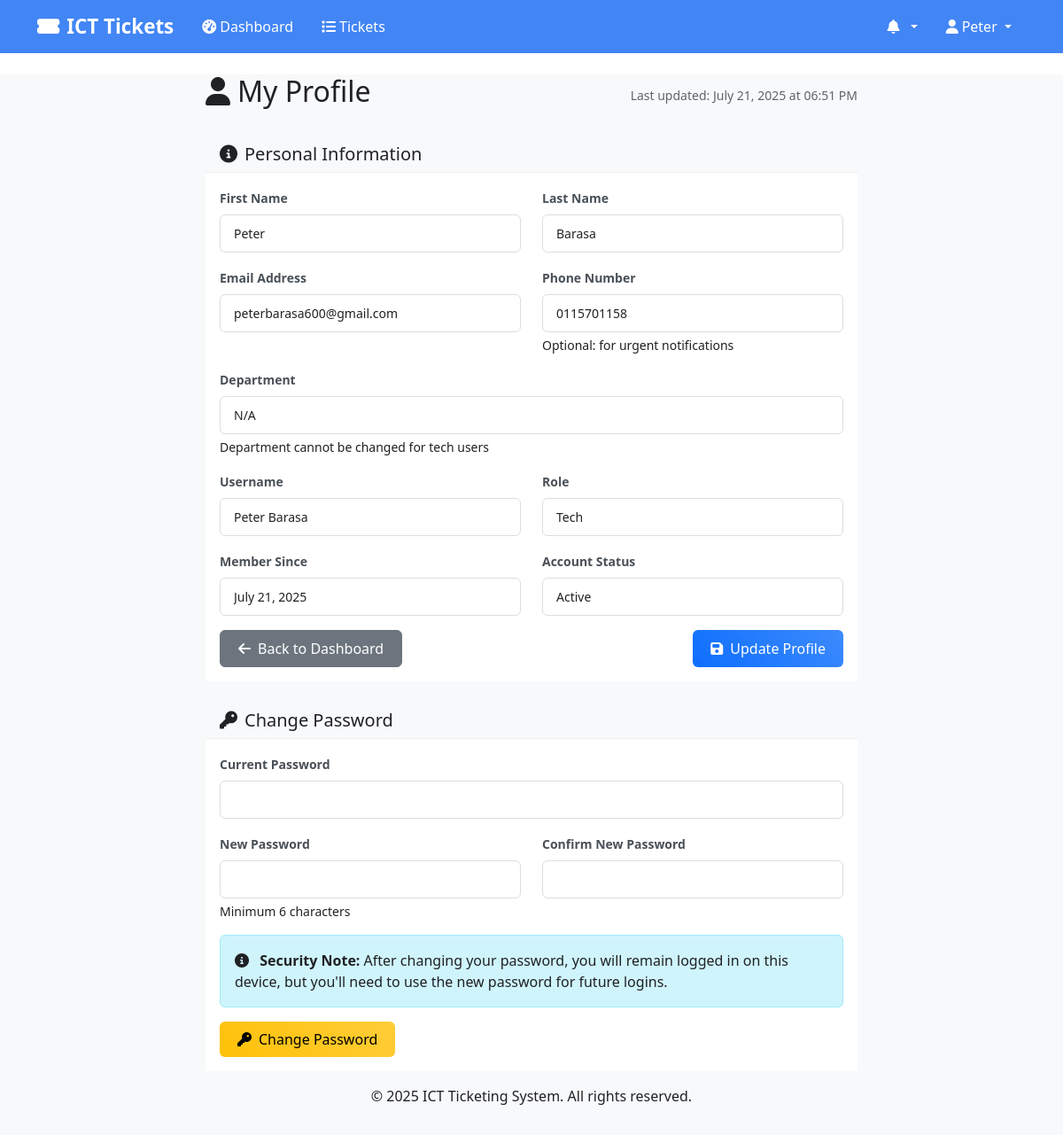
Screenshot of /profile (signed in) with the database file from the repository.
### models.py (models this page shows, shortened)
class User(UserMixin, db.Model):
    __tablename__ = 'users'
    id = db.Column(db.Integer, primary_key=True)
    username = db.Column(db.String(80), unique=True, nullable=False)
    email = db.Column(db.String(120), unique=True, nullable=False)
    phone = db.Column(db.String(20), nullable=True)
    password_hash = db.Column(db.String(256), nullable=False)
    first_name = db.Column(db.String(50), nullable=False)
    last_name = db.Column(db.String(50), nullable=False)
    role = db.Column(db.String(20), nullable=False)  # 'user', 'tech', 'admin'
    department_id = db.Column(db.Integer, db.ForeignKey('departments.id'), nullable=True)
    is_active = db.Column(db.Boolean, default=True)
    created_at = db.Column(db.DateTime, default=datetime.utcnow)
    updated_at = db.Column(db.DateTime, default=datetime.utcnow, onupdate=datetime.utcnow)
    department = db.relationship('Department', backref='users')
    created_tickets = db.relationship('Ticket', foreign_keys='Ticket.created_by_id', backref='creator')
    @property
    def full_name(self):
        return f"{self.first_name} {self.last_name}"

### routes.py (the view, shortened to what this page needs)
@app.route('/profile', methods=['GET', 'POST'])
@login_required
def profile():
    profile_form = ProfileForm(obj=current_user)
    password_form = ChangePasswordForm()
    if current_user.department_id:
        profile_form.department_id.data = current_user.department_id
    else:
        profile_form.department_id.data = 0
    return render_template('profile.html', profile_form=profile_form, password_form=password_form)

### templates/profile.html (shortened to what this page needs)
{% extends "base.html" %}
{% block content %}
<div class="container">
    <div class="row justify-content-center">
        <div class="col-lg-8">
            <div class="d-flex justify-content-between align-items-center mb-4">
                <h2><i class="fas fa-user me-2"></i>My Profile</h2>
                <div class="text-muted">
                    <small>Last updated: {{ current_user.updated_at.strftime('%B %d, %Y at %I:%M %p') }}</small>
                </div>
            </div>
            <div class="card mb-4">
                <div class="card-header bg-primary text-white">
                    <h5 class="mb-0"><i class="fas fa-info-circle me-2"></i>Personal Information</h5>
                </div>
                <div class="card-body">
                    <form method="POST">
                        <div class="row">
                            <div class="col-md-6 mb-3">
                                {{ profile_form.first_name.label(class="form-label") }}
                                {{ profile_form.first_name(class="form-control" + (" is-invalid" if profile_form.first_name.errors else "")) }}
                            </div>
                            <div class="col-md-6 mb-3">
                                {{ profile_form.last_name.label(class="form-label") }}
                                {{ profile_form.last_name(class="form-control" + (" is-invalid" if profile_form.last_name.errors else "")) }}
                            </div>
                        </div>
                        <div class="row">
                            <div class="col-md-6 mb-3">
                                {{ profile_form.email.label(class="form-label") }}
                                {{ profile_form.email(class="form-control" + (" is-invalid" if profile_form.email.errors else "")) }}
                            </div>
                            <div class="col-md-6 mb-3">
                                {{ profile_form.phone.label(class="form-label") }}
                                {{ profile_form.phone(class="form-control" + (" is-invalid" if profile_form.phone.errors else "")) }}
                                <div class="form-text">Optional: for urgent notifications</div>
                            </div>
                        </div>
                        {% if current_user.role == 'user' %}
                        <div class="mb-3">
                            {{ profile_form.department_id.label(class="form-label") }}
                            {{ profile_form.department_id(class="form-select" + (" is-invalid" if profile_form.department_id.errors else "")) }}
                            {% if profile_form.department_id.errors %}
                            <div class="invalid-feedback">
                                {% for error in profile_form.department_id.errors %}{{ error }}{% endfor %}
                            </div>
                            {% endif %}
                        </div>
                        {% else %}
                        <div class="mb-3">
                            <label class="form-label">Department</label>
                            <input type="text" class="form-control" value="{% if current_user.department %}{{ current_user.department.name }}{% else %}N/A{% endif %}" readonly>
                            <div class="form-text">Department cannot be changed for {{ current_user.role }} users</div>
                        </div>
                        {% endif %}
                        <div class="row">
                            <div class="col-md-6 mb-3">
                                <label class="form-label">Username</label>
                                <input type="text" class="form-control" value="{{ current_user.username }}" readonly>
                            </div>
                            <div class="col-md-6 mb-3">
                                <label class="form-label">Role</label>
                                <input type="text" class="form-control" value="{{ current_user.role.title() }}" readonly>
                            </div>
                        </div>
                        <div class="row">
                            <div class="col-md-6 mb-3">
                                <label class="form-label">Member Since</label>
                                <input type="text" class="form-control" value="{{ current_user.created_at.strftime('%B %d, %Y') }}" readonly>
                            </div>
                            <div class="col-md-6 mb-3">
                                <label class="form-label">Account Status</label>
                                <input type="text" class="form-control" value="{% if current_user.is_active %}Active{% else %}Inactive{% endif %}" readonly>
                            </div>
                        </div>
                        <div class="d-flex justify-content-between">
                            <a href="{{ url_for('dashboard') }}" class="btn btn-secondary">
                                <i class="fas fa-arrow-left me-2"></i>Back to Dashboard
                            </a>
                            <button type="submit" class="btn btn-primary">
                                <i class="fas fa-save me-2"></i>Update Profile
                            </button>
                        </div>
                    </form>
                </div>
            </div>
            <div class="card">
                <div class="card-header bg-warning text-dark">
                    <h5 class="mb-0"><i class="fas fa-key me-2"></i>Change Password</h5>
                </div>
                <div class="card-body">
                    <form method="POST">
                        <div class="mb-3">
                            {{ password_form.current_password.label(class="form-label") }}
                            {{ password_form.current_password(class="form-control" + (" is-invalid" if password_form.current_password.errors else "")) }}
                        </div>
                        <div class="row">
                            <div class="col-md-6 mb-3">
                                {{ password_form.new_password.label(class="form-label") }}
                                {{ password_form.new_password(class="form-control" + (" is-invalid" if password_form.new_password.errors else "")) }}
                                <div class="form-text">Minimum 6 characters</div>
                            </div>
                            <div class="col-md-6 mb-3">
                                {{ password_form.confirm_password.label(class="form-label") }}
                                {{ password_form.confirm_password(class="form-control" + (" is-invalid" if password_form.confirm_password.errors else "")) }}
                            </div>
                        </div>
                        <div class="alert alert-info">
                            <i class="fas fa-info-circle me-2"></i>
                            <strong>Security Note:</strong> After changing your password, you will remain logged in on this device, but you'll need to use the new password for future logins.
                        </div>
                        <button type="submit" class="btn btn-warning">
                            <i class="fas fa-key me-2"></i>Change Password
                        </button>
                    </form>
                </div>
            </div>
        </div>
    </div>
</div>
{% endblock %}

### templates/base.html (shortened to what this page needs)
<!DOCTYPE html>
<html lang="en">
<head>
    <link href="https://cdn.jsdelivr.net/npm/bootstrap@5.3.0/dist/css/bootstrap.min.css" rel="stylesheet">
    <link href="https://cdnjs.cloudflare.com/ajax/libs/font-awesome/6.4.0/css/all.min.css" rel="stylesheet">
    <link href="{{ url_for('static', filename='css/style.css') }}" rel="stylesheet">
</head>
<body>
    <nav class="navbar navbar-expand-lg shadow-sm" style="background-color: #4285f4 !important;">
        <div class="container" style="background-color: #4285f4;">
            <a class="navbar-brand" href="{{ url_for('dashboard' if current_user.is_authenticated else 'index') }}" style="color: #ffffff !important; font-weight: 600;">
                <i class="fas fa-ticket-alt me-2"></i>ICT Tickets
            </a>
            {% if current_user.is_authenticated %}
            <div class="collapse navbar-collapse" id="navbarNav">
                <ul class="navbar-nav me-auto">
                    <li class="nav-item">
                        <a class="nav-link" href="{{ url_for('dashboard') }}" style="color: #ffffff !important; font-weight: 500;">
                            <i class="fas fa-tachometer-alt me-1"></i>Dashboard
                        </a>
                    </li>
                    <li class="nav-item">
                        <a class="nav-link" href="{{ url_for('list_tickets') }}" style="color: #ffffff !important; font-weight: 500;">
                            <i class="fas fa-list me-1"></i>Tickets
                        </a>
                    </li>
                </ul>
                <ul class="navbar-nav">
                    <li class="nav-item dropdown">
                        <a class="nav-link dropdown-toggle" href="#" role="button" data-bs-toggle="dropdown" style="color: #ffffff !important; font-weight: 500;">
                            <i class="fas fa-bell me-1"></i>
                            {% set unread_count = 0 %}
                            {% if current_user.notifications is defined and current_user.notifications %}
                                {% set unread_count = current_user.notifications|selectattr('is_read', 'equalto', False)|list|length %}
                            {% endif %}
                        </a>
                            {% set recent_notifications = [] %}
                            {% if current_user.notifications is defined and current_user.notifications %}
                                {% set recent_notifications = current_user.notifications[:5] %}
                            {% endif %}
                    </li>
                    <li class="nav-item dropdown">
                        <a class="nav-link dropdown-toggle" href="#" role="button" data-bs-toggle="dropdown" style="color: #ffffff !important; font-weight: 500;">
                            <i class="fas fa-user me-1"></i>{{ current_user.first_name }}
                        </a>
                    </li>
                </ul>
            </div>
            {% endif %}
        </div>
    </nav>
    <main class="container-fluid mt-4">
        {% block content %}{% endblock %}
    </main>
    <footer class="bg-light text-center text-muted py-3 mt-5">
        <div class="container">
            <p>&copy; 2025 ICT Ticketing System. All rights reserved.</p>
        </div>
    </footer>
</body>
</html>

### rows the page displays
User: first_name "Peter", updated_at "July 21, 2025 at 06:51 PM", last_name "Barasa", email "peterbarasa600@gmail.com", phone "0115701158", role "tech", username "Peter Barasa", role "Tech", created_at "July 21, 2025", is_active "Active"

### other values shown
{{ profile_form.first_name.label(class="form-label") }} "First Name"
{{ profile_form.last_name.label(class="form-label") }} "Last Name"
{{ profile_form.email.label(class="form-label") }} "Email Address"
{{ profile_form.phone.label(class="form-label") }} "Phone Number"
{{ password_form.current_password.label(class="form-label") }} "Current Password"
{{ password_form.new_password.label(class="form-label") }} "New Password"
{{ password_form.confirm_password.label(class="form-label") }} "Confirm New Password"
